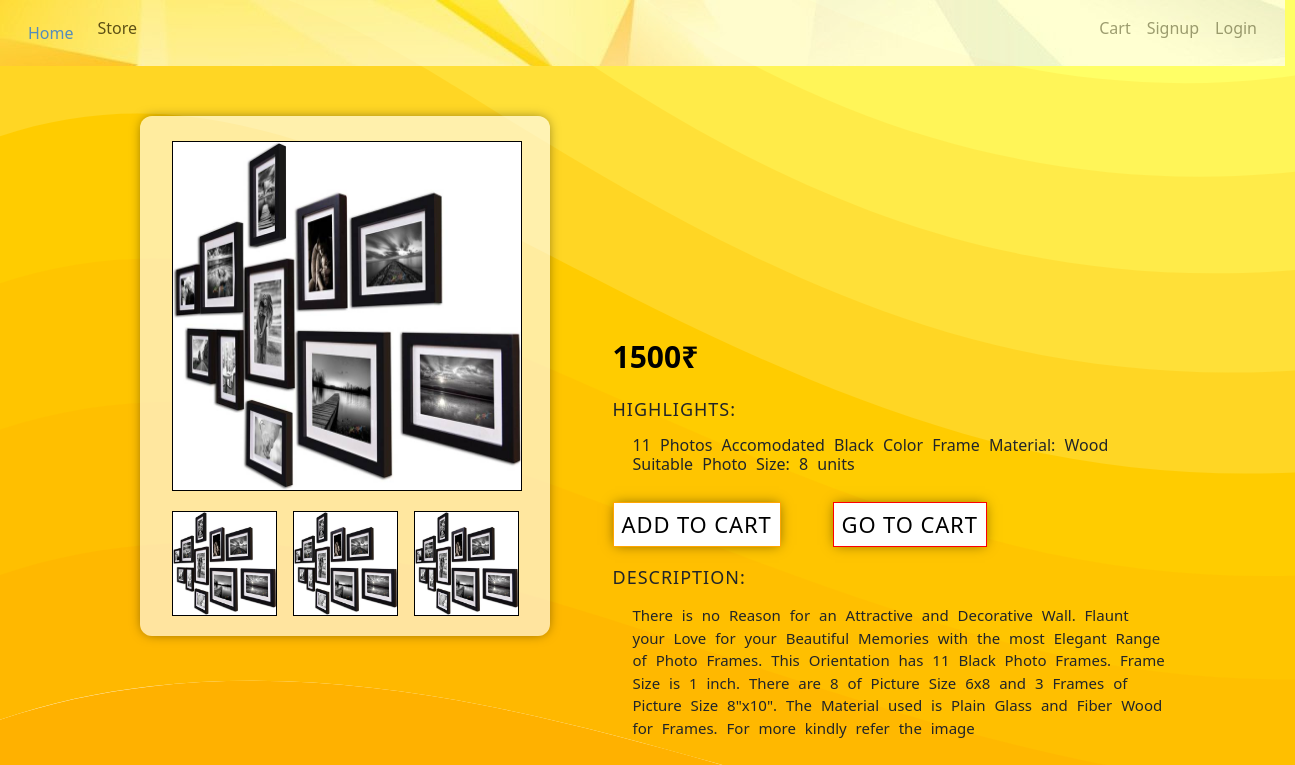
Screenshot of /cart/particular/29/ with the database file from the repository.
### store/models/product.py (models this page shows, shortened)
class Product(models.Model):
    name = models.CharField(max_length=50)
    price = models.IntegerField(default=0)
    category = models.ForeignKey(Category, on_delete=models.CASCADE,default=1)
    short_description = models.CharField(max_length=100,default='',null=True)
    more_description = models.CharField(max_length=600,default='',null=True)
    image = models.ImageField(upload_to='uploads/produts/')
    image1 = models.ImageField(upload_to='uploads/produts/',null=True, blank=True)
    image2 = models.ImageField(upload_to='uploads/produts/',null=True, blank=True)

### store/views/particular.py (the view, shortened to what this page needs)
# urls.py: path('cart/particular/<int:id>/',particular.Particular.as_view(),name='particular'),
class Particular(View):
    def get(self, request,id):
        product = Product.objects.filter(id = id)
        return render(request, 'particular.html', {'products': product})

### store/templates/particular.html (shortened to what this page needs)
{% load static %} {% load cart %}
<!DOCTYPE html>
<html>
<head>
    <link rel="stylesheet" href="{%  static  'css/particular.css'  %}">
    <link href="https://cdn.jsdelivr.net/npm/bootstrap@5.0.0-beta3/dist/css/bootstrap.min.css" rel="stylesheet">
</head>
<body style="overflow-x: hidden;">
    <nav id="topnav" class="navbar navbar-expand-lg navbar-light bg-light">
        <div class="container-fluid">
            <a class="nav-link active" href="{% url 'index' %}">Home</a>
            <div class="collapse navbar-collapse" id="navbarSupportedContent">
                <ul class="navbar-nav me-auto mb-2 mb-lg-0">
                    <li class="nav-item">
                        <a class="nav-link active" aria-current="page" href="{% url 'cart' %}">Store</a>
                    </li>
                </ul>
                <ul class="navbar-nav mb-2 mb-lg-0 me-2">
                    {% if request.session.customer %}
                    <li class="nav-item">
                        <a class="nav-link " aria-current="page" href="{% url 'bag' %}">Cart</a>
                    </li>
                    <li class="nav-item">
                        <a class="nav-link " aria-current="page" href="/orders">Orders</a>
                    </li>
                    <li class="nav-item">
                        <a class="nav-link " aria-current="page" href="{% url 'logout' %}">Logout</a>
                    </li>
                    {% else %}
                    <li class="nav-item">
                        <a class="nav-link " aria-current="page" href="{% url 'bag' %}">Cart</a>
                    </li>
                    <li class="nav-item">
                        <a class="nav-link" aria-current="page" href="{% url 'signup' %}">Signup</a>
                    </li>
                    <li class="nav-item">
                        <a class="nav-link " aria-current="page" href="{% url 'login' %}">Login</a>
                    </li>
                    {% endif %}
                </ul>
            </div>
        </div>
    </nav>
    <form action="" method="GET">
        {% for product in products %}
        <div class="container">
            <ul class="imageback">
                <img src="{{product.image.url}}" class="big_img">
                <li>
                    <img id="one" src="{{product.image.url}}" class="small_img">
                </li>
                <li>
                    <img src="{{product.image.url}}" class="small_img">
                </li>
                <li>
                    <img src="{{product.image.url}}" class="small_img">
                </li>
            </ul>
            <div class="description">
                <h1>{{product.name}}</h1>
                <span>
                    {{product.price}}₹
                </span>
                <h5>HIGHLIGHTS:</h5>
                <h6>{{product.short_description}}</h6>
                <div id="add" class="buy">
                    {% if product|is_in_cart:request.session.cart %}
                    <div class="adjust">
                        <form action="" method="POST">
                            {% csrf_token %}
                            <input hidden type="text" name="product" value="{{product.id}}">
                            <input hidden type="text" name="remove" value="True">
                            <input hidden class="min" type="submit" value=" - ">
                        </form>
                        <div class="des">{{product|cart_quantity:request.session.cart}}in cart</div>
                        <form action="" method="POST">
                            {% csrf_token %}
                            <input hidden type="text" name="product" value="{{product.id}}">
                            <input class="max" type="submit" value=" + ">
                        </form>
                        <form action="" method="POST">
                            {% csrf_token %}
                            <input hidden type="text" name="product" value="{{product.id}}">
                            <input hidden type="text" name="remove" value="True">
                            <input class="min" type="submit" value=" - ">
                        </form>
                    </div>
                    {% else %}
                    <form action="" method="POST">
                        <input type="submit" class="buttona" value="Add To Cart">
                    </form>
                    {% endif %}
                    <div>
                        <a href="{% url 'bag' %}"><input type="submit" class="buttonb" value="Go To Cart"></a>
                    </div>
                </div>
                <h5 class='ds'>DESCRIPTION:</h5>
                <p>{{product.more_description}}</p>
            </div>
        </div>
        {% endfor%}</form>
</body>
</html>

### store/static/css/particular.css (style rules this page uses)
* { margin: 0; padding: 0; box-sizing: border-box; }
body { background-color: #ffaa00; background-attachment: fixed; background-size: cover; }
.imageback { background-color: rgba(255, 255, 255, 0.623); width: 410px; height: 520px; margin-top: 50px; margin-left: 50px; border-radius: 12px; box-shadow: 0px 0px 12px -2px rgba(0, 0, 0, 0.5); line-height: 1.25; }
body div ul { float: left; }
body div ul li { list-style: none; margin-bottom: 10px; }
body div ul li img { width: 105px; height: 105px; display: inline-flex; float: left; margin-right: 16px; border: 1px solid black; }
body div ul li #one { margin-top: 10px; margin-left: 0px; }
body div ul .big_img { width: 350px; height: 350px; margin-top: 25px; margin-left: 0px; margin-bottom: 10px; border: 1px solid black; }
body #topnav { background-image: url(Images/s1.JPG); background-repeat: no-repeat; width: 1285px; opacity: 0.7; }
.container { width: 940px; margin: 60px auto 0; padding: 15px; border: radius 5px; display: grid; grid-template-columns: 1fr 1fr; margin-top: -15px; }
.description { margin-right: 40px; margin-left: -35px; margin-top: 20px; }
.description h1 { margin: 20px 0 10px 0; font-weight: bold; word-spacing: 8px; letter-spacing: 2px; font-size: 60px; background-image: url(https://media.giphy.com/media/3o7TKEchC1RkLNDcuk/giphy.gif); background-size: cover; color: transparent; -webkit-background-clip: text; }
.description h5 { margin: 20px 0 10px 0; font-size: 18px; letter-spacing: 1px; font-weight: 350; }
.description .ds { margin: 20px 0 10px 0; font-size: 18px; letter-spacing: 1px; font-weight: 350; }
.description h6 { font-weight: 200; word-spacing: 5px; margin-top: 15px; margin-left: 20px; }
.description p { font-weight: 200; word-spacing: 5px; margin-top: 15px; margin-left: 20px; }
.description span { margin-top: 2px; display: inline-block; font-weight: 600; font-size: 30px; color: black; }
.description p { font-size: 15px; }
.buttona, .buttonb { padding: 8px 8px; box-shadow: 0px 0px 12px -2px rgba(0, 0, 0, 0.5); line-height: 1.25; background: white; text-decoration: none; color: black; font-size: 22px; letter-spacing: .04em; text-transform: uppercase; overflow: hidden; font-weight: 300; }
.buttona { margin-left: -80; margin-top: 20px; border: 1px solid orange; position: absolute; }
.buttonb { margin-left: 220px; margin-top: 20px; border: 1px solid red; }

### rows the page displays
Product: image (picture), price "1500", short_description "11 Photos Accomodated Black Color Frame Material: Wood Suitable Photo Size: 8 units", more_description "There is no Reason for an Attractive and Decorative Wall. Flaunt your Love for your Beautiful Memories with the most Elegant Range of Photo Frames. This Orientation has 11 Black Photo Frames. Frame Size is 1 inch. There are 8 of Picture Size 6x8 and 3 Frames of Picture Size 8\"x10\". The Material used is Plain Glass and Fiber Wood for Frames. For more kindly refer the image"
